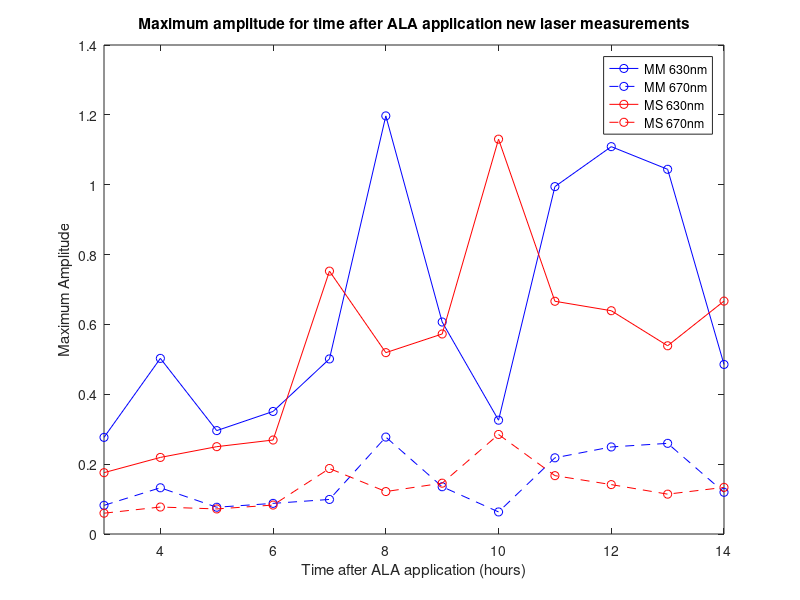
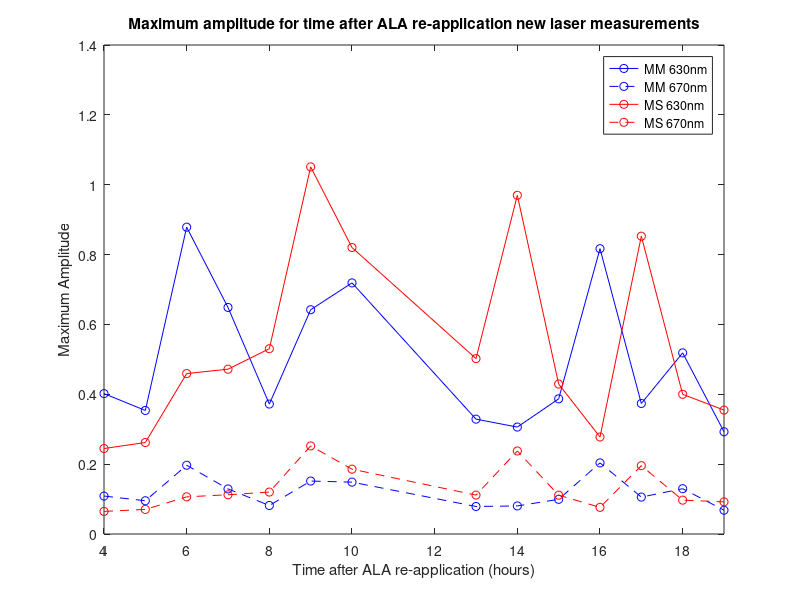
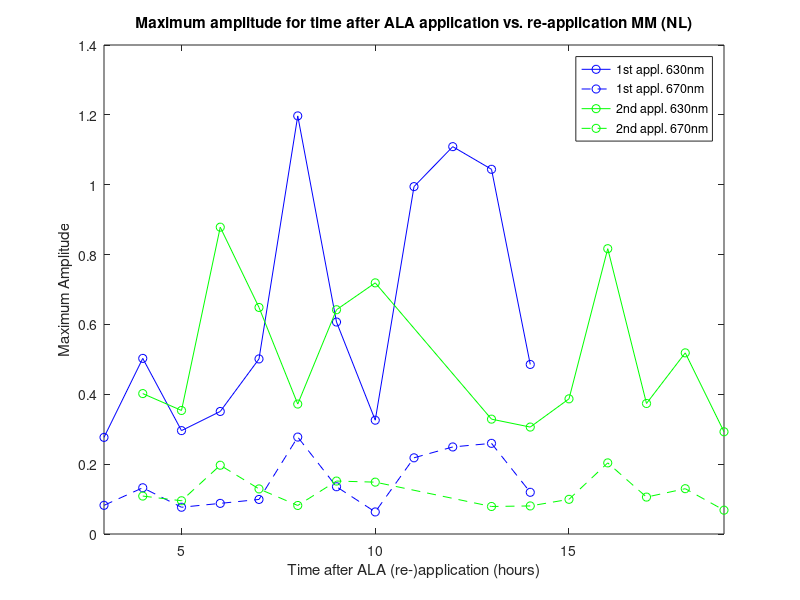
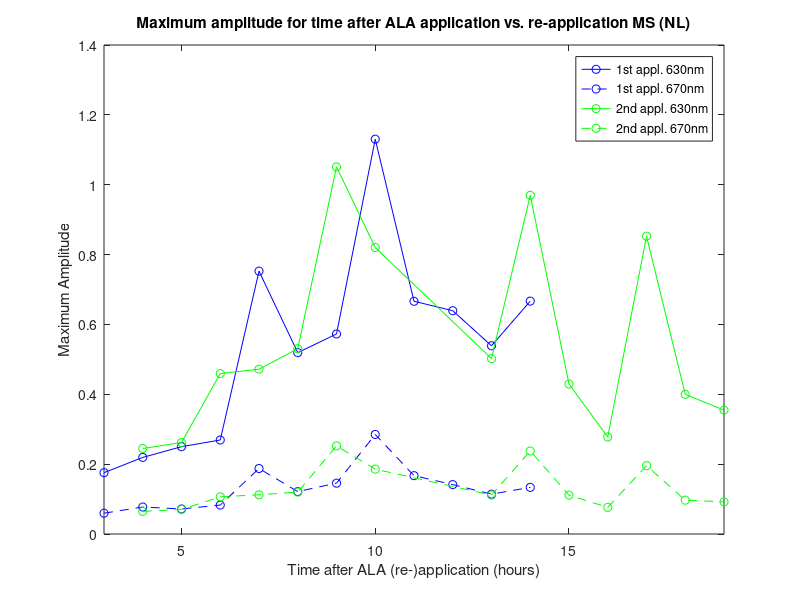

Here is the MATLAB script that generated these plots, in order: (Note: this script raises an error after producing the figures.)
%% Plotting all amplitude plots for NL measurements 
clear all
close all
clc

%% reading in saved files

% 3tm4 hours after ALA application
load('max_ALA_total_MM_630nm.mat')
load('max_ALA_total_MM_670nm.mat')
max_ALA_total_MM_630nm = max_ALA_total;
max_ALA_total_MM_670nm = max_ALA_total2;

load('max_ALA_total_MS_630nm.mat')
load('max_ALA_total_MS_670nm.mat')
max_ALA_total_MS_630nm = max_ALA_total;
max_ALA_total_MS_670nm = max_ALA_total2;

% 4tm19 hours after ALA re-application
load('max_ALA_total_MM_630nm_reapplied.mat')
load('max_ALA_total_MM_670nm_reapplied.mat')
max_ALA_total_MM_630nm_reapplied = max_ALA_total;
max_ALA_total_MM_670nm_reapplied = max_ALA_total2;

load('max_ALA_total_MS_630nm_reapplied.mat')
load('max_ALA_total_MS_670nm_reapplied.mat')
max_ALA_total_MS_630nm_reapplied = max_ALA_total;
max_ALA_total_MS_670nm_reapplied = max_ALA_total2;

% 0tm9 hours after ALA removal
load('max_ALA_total_MM_630nm_pleister1.mat')
load('max_ALA_total_MM_670nm_pleister1.mat')
max_ALA_total_MM_630nm_pleister1 = max_ALA_total;
max_ALA_total_MM_670nm_pleister1 = max_ALA_total2;

load('max_ALA_total_MS_630nm_pleister1.mat')
load('max_ALA_total_MS_670nm_pleister1.mat')
max_ALA_total_MS_630nm_pleister1 = max_ALA_total;
max_ALA_total_MS_670nm_pleister1 = max_ALA_total2;

% 0tm7 hours of background over time
load('max_ALA_total_MM_630nm_background.mat')
load('max_ALA_total_MM_670nm_background.mat')
max_ALA_total_MM_630nm_background = Max_MM_BGS_total;
max_ALA_total_MM_670nm_background = Max_MM_BGS_total2;

load('max_ALA_total_MS_630nm_background.mat')
load('max_ALA_total_MS_670nm_background.mat')
max_ALA_total_MS_630nm_background = Max_MM_BGS_total;
max_ALA_total_MS_670nm_background = Max_MM_BGS_total2;

%% Amplitudes 630nm vs. 670nm graphs

% 3tm4 hours after ALA application
time_axis = [3 4 5 6 7 8 9 10 11 12 13 14];

figure(1)
plot(time_axis, max_ALA_total_MM_630nm, '-ob', time_axis, max_ALA_total_MM_670nm, '--ob')
hold on
plot(time_axis, max_ALA_total_MS_630nm, '-or', time_axis, max_ALA_total_MS_670nm, '--or')
xlim([3 14])
legend('MM 630nm', 'MM 670nm', 'MS 630nm', 'MS 670nm')
ylabel('Maximum Amplitude')
xlabel('Time after ALA application (hours)')
title('Maximum amplitude for time after ALA application new laser measurements')

% 4tm19 hours after ALA re-application
time_axis_reapplied = [4 5 6 7 8 9 10 13 14 15 16 17 18 19];

figure(2)
plot(time_axis_reapplied, max_ALA_total_MM_630nm_reapplied, '-ob', time_axis_reapplied, max_ALA_total_MM_670nm_reapplied, '--ob')
hold on
plot(time_axis_reapplied, max_ALA_total_MS_630nm_reapplied, '-or', time_axis_reapplied, max_ALA_total_MS_670nm_reapplied, '--or')
xlim([4 19])
legend('MM 630nm', 'MM 670nm', 'MS 630nm', 'MS 670nm')
ylabel('Maximum Amplitude')
xlabel('Time after ALA re-application (hours)')
title('Maximum amplitude for time after ALA re-application new laser measurements')

% Combination after 1 application and re-application
figure(3)
plot(time_axis, max_ALA_total_MM_630nm, '-ob', time_axis, max_ALA_total_MM_670nm, '--ob')
hold on
plot(time_axis_reapplied, max_ALA_total_MM_630nm_reapplied, '-og', time_axis_reapplied, max_ALA_total_MM_670nm_reapplied, '--og')
xlim([3 19])
legend('1st appl. 630nm', '1st appl. 670nm', '2nd appl. 630nm', '2nd appl. 670nm')
ylabel('Maximum Amplitude')
xlabel('Time after ALA (re-)application (hours)')
title('Maximum amplitude for time after ALA application vs. re-application MM (NL)')

figure(4)
plot(time_axis, max_ALA_total_MS_630nm, '-ob', time_axis, max_ALA_total_MS_670nm, '--ob')
hold on
plot(time_axis_reapplied, max_ALA_total_MS_630nm_reapplied, '-og', time_axis_reapplied, max_ALA_total_MS_670nm_reapplied, '--og')
xlim([3 19])
legend('1st appl. 630nm', '1st appl. 670nm', '2nd appl. 630nm', '2nd appl. 670nm')
ylabel('Maximum Amplitude')
xlabel('Time after ALA (re-)application (hours)')
title('Maximum amplitude for time after ALA application vs. re-application MS (NL)')

% 0tm9 hours after ALA removal
time_axis_removed_MM = [0 1.3 2.25 3.25 4.167 5.25 6.08 7.08 7.92];
time_axis_removed_MS = [0 1.25 2.167 3.167 4 5.167 6 7 7.75];

figure(5)
plot(time_axis_removed_MM, max_ALA_total_MM_630nm_pleister1, '-ob', time_axis_removed_MM, max_ALA_total_MM_670nm_pleister1, '--ob')
hold on 
plot(time_axis_removed_MS, max_ALA_total_MS_630nm_pleister1, '-or', time_axis_removed_MS, max_ALA_total_MS_670nm_pleister1, '--or')
xlim([0 8])
legend('MM 630nm', 'MM 670nm', 'MS 630nm', 'MS 670nm')
ylabel('Maximum Amplitude')
xlabel('Time after ALA removal (hours)')
title('Maximum amplitude for time after ALA removal new laser measurements')

% 0tm7 hours of background over time
time_axis_background = [0 1.5 3 5 7];

figure(6)
plot(time_axis_background, max_ALA_total_MM_630nm_background, '-ob', time_axis_background, max_ALA_total_MM_670nm_background, '--ob')
hold on
plot(time_axis_background, max_ALA_total_MS_630nm_background, '-or', time_axis_background, max_ALA_total_MS_670nm_background, '--or')
xlim([0 7])
legend('MM 630nm', 'MM 670nm', 'MS 630nm', 'MS 670nm')
ylabel('Maximum Amplitude')
xlabel('Time passed(hours)')
title('Maximum amplitude backgrouond measurements (NL) over time')
%% Amplitudes vs. background barchart voorbewerkingen

% 3tm4 hours after ALA application 
    % MM
max_ALA_total_MM_630nm = [max_ALA_total_MM_630nm 0 0 0 0 0];
max_ALA_total_MM_670nm = [max_ALA_total_MM_670nm 0 0 0 0 0];
MM_BGS_630 = max_ALA_total_MM_630nm_background;
MM_BGS_670 = max_ALA_total_MM_670nm_background;
MM_BGS_630_appl = [MM_BGS_630(2) mean(MM_BGS_630(2:3)) MM_BGS_630(3) mean(MM_BGS_630(3:4)) MM_BGS_630(4) mean(MM_BGS_630(4:5)) MM_BGS_630(5) MM_BGS_630(5) MM_BGS_630(1) MM_BGS_630(2) mean(MM_BGS_630(2:3)) MM_BGS_630(3) 0 0 0 0 0];
MM_BGS_670_appl = [MM_BGS_670(2) mean(MM_BGS_670(2:3)) MM_BGS_670(3) mean(MM_BGS_670(3:4)) MM_BGS_670(4) mean(MM_BGS_670(4:5)) MM_BGS_670(5) MM_BGS_670(5) MM_BGS_670(1) MM_BGS_670(2) mean(MM_BGS_670(2:3)) MM_BGS_670(3) 0 0 0 0 0];
    % MS
max_ALA_total_MS_630nm = [max_ALA_total_MS_630nm 0 0 0 0 0];
max_ALA_total_MS_670nm = [max_ALA_total_MS_670nm 0 0 0 0 0];
MS_BGS_630 = max_ALA_total_MS_630nm_background;
MS_BGS_670 = max_ALA_total_MS_670nm_background;
MS_BGS_630_appl = [MS_BGS_630(2) mean(MS_BGS_630(2:3)) MS_BGS_630(3) mean(MS_BGS_630(3:4)) MS_BGS_630(4) mean(MS_BGS_630(4:5)) MS_BGS_630(5) MS_BGS_630(5) MS_BGS_630(1) MS_BGS_630(2) mean(MS_BGS_630(2:3)) MS_BGS_630(3) 0 0 0 0 0];
MS_BGS_670_appl = [MS_BGS_670(2) mean(MS_BGS_670(2:3)) MS_BGS_670(3) mean(MS_BGS_670(3:4)) MS_BGS_670(4) mean(MS_BGS_670(4:5)) MS_BGS_670(5) MS_BGS_670(5) MS_BGS_670(1) MS_BGS_670(2) mean(MS_BGS_670(2:3)) MS_BGS_670(3) 0 0 0 0 0];

% 4tm19 hours after ALA re-application
    %MM
max_ALA_total_MM_630nm_reapplied = [0 max_ALA_total_MM_630nm_reapplied(1:7) 0 0 max_ALA_total_MM_630nm_reapplied(8:end)];
max_ALA_total_MM_670nm_reapplied = [0 max_ALA_total_MM_670nm_reapplied(1:7) 0 0 max_ALA_total_MM_670nm_reapplied(8:end)];
MM_BGS_630_reappl = [0 mean(MM_BGS_630(2:3)) MM_BGS_630(3) mean(MM_BGS_630(3:4)) MM_BGS_630(4) mean(MM_BGS_630(4:5)) MM_BGS_630(5) MM_BGS_630(5) 0 0 mean(MM_BGS_630(2:3)) MM_BGS_630(3) mean(MM_BGS_630(3:4)) MM_BGS_630(4) mean(MM_BGS_630(4:5)) MM_BGS_630(5) MM_BGS_630(5)];
MM_BGS_670_reappl = [0 mean(MM_BGS_670(2:3)) MM_BGS_670(3) mean(MM_BGS_670(3:4)) MM_BGS_670(4) mean(MM_BGS_670(4:5)) MM_BGS_670(5) MM_BGS_670(5) 0 0 mean(MM_BGS_670(2:3)) MM_BGS_670(3) mean(MM_BGS_670(3:4)) MM_BGS_670(4) mean(MM_BGS_670(4:5)) MM_BGS_670(5) MM_BGS_670(5)];
    % MS
max_ALA_total_MS_630nm_reapplied = [0 max_ALA_total_MS_630nm_reapplied(1:7) 0 0 max_ALA_total_MS_630nm_reapplied(8:end)];
max_ALA_total_MS_670nm_reapplied = [0 max_ALA_total_MS_670nm_reapplied(1:7) 0 0 max_ALA_total_MS_670nm_reapplied(8:end)];
MS_BGS_630_reappl = [0 mean(MS_BGS_630(2:3)) MS_BGS_630(3) mean(MS_BGS_630(3:4)) MS_BGS_630(4) mean(MS_BGS_630(4:5)) MS_BGS_630(5) MS_BGS_630(5) 0 0 mean(MS_BGS_630(2:3)) MS_BGS_630(3) mean(MS_BGS_630(3:4)) MS_BGS_630(4) mean(MS_BGS_630(4:5)) MS_BGS_630(5) MS_BGS_630(5)];
MS_BGS_670_reappl = [0 mean(MS_BGS_670(2:3)) MS_BGS_670(3) mean(MS_BGS_670(3:4)) MS_BGS_670(4) mean(MS_BGS_670(4:5)) MS_BGS_670(5) MS_BGS_670(5) 0 0 mean(MS_BGS_670(2:3)) MS_BGS_670(3) mean(MS_BGS_670(3:4)) MS_BGS_670(4) mean(MS_BGS_670(4:5)) MS_BGS_670(5) MS_BGS_670(5)];

% 0tm9 hours after ALA removal
    %MM
MM_BGS_630_removed = [MM_BGS_630(1) MM_BGS_630(2) mean(MM_BGS_630(2:3)) MM_BGS_630(3) mean(MM_BGS_630(3:4)) MM_BGS_630(4) mean(MM_BGS_630(4:5)) MM_BGS_630(5) MM_BGS_630(5)];
MM_BGS_670_removed = [MM_BGS_670(1) MM_BGS_670(2) mean(MM_BGS_670(2:3)) MM_BGS_670(3) mean(MM_BGS_670(3:4)) MM_BGS_670(4) mean(MM_BGS_670(4:5)) MM_BGS_670(5) MM_BGS_670(5)];
    %MS
MS_BGS_630_removed = [MS_BGS_630(1) MS_BGS_630(2) mean(MS_BGS_630(2:3)) MS_BGS_630(3) mean(MS_BGS_630(3:4)) MS_BGS_630(4) mean(MS_BGS_630(4:5)) MS_BGS_630(5) MS_BGS_630(5)];
MS_BGS_670_removed = [MS_BGS_670(1) MS_BGS_670(2) mean(MS_BGS_670(2:3)) MS_BGS_670(3) mean(MS_BGS_670(3:4)) MS_BGS_670(4) mean(MS_BGS_670(4:5)) MS_BGS_670(5) MS_BGS_670(5)];

%% Amplitudes vs. background barchart plots. 
X = categorical({'3 uur'; '4 uur*'; '5 uur'; '6 uur*'; '7 uur'; '8 uur*'; '9 uur'; '10 uur*'; '11 uur'; '12 uur'; '13 uur*'; '14 uur'; '15 uur*'; '16 uur'; '17 uur*';'18 uur';'19 uur*'});
X = reordercats(X,{'3 uur'; '4 uur*'; '5 uur'; '6 uur*'; '7 uur'; '8 uur*'; '9 uur'; '10 uur*'; '11 uur'; '12 uur'; '13 uur*'; '14 uur'; '15 uur*'; '16 uur'; '17 uur*';'18 uur';'19 uur*'});

Y = categorical({'0 uur'; '1 uur'; '2 uur'; '3 uur'; '4 uur'; '5 uur'; '6 uur'; '7 uur'; '8 uur'});
Y = reordercats(Y, {'0 uur'; '1 uur'; '2 uur'; '3 uur'; '4 uur'; '5 uur'; '6 uur'; '7 uur'; '8 uur'});

% 3tm4 hours after ALA application
    %MM
figure(7)
b1 = bar(X, [max_ALA_total_MM_630nm' MM_BGS_630_appl'], 0.8)
ylabel('amplitude')
xlabel('time after ALA application')
legend('measured ALA signal', 'measured BG signal')
title('Maximum amplitude ALA vs. BG measurements 630nm MM')
figure(8)
b2 = bar(X, [max_ALA_total_MM_670nm' MM_BGS_670_appl'], 0.8)
ylabel('amplitude')
xlabel('time after ALA application')
legend('measured ALA signal', 'measured BG signal')
title('Maximum amplitude ALA vs. BG measurements 670nm MM')
    %MS
figure(9)
b3 = bar(X, [max_ALA_total_MS_630nm' MS_BGS_630_appl'], 0.8)
ylabel('amplitude')
xlabel('time after ALA application')
legend('measured ALA signal', 'measured BG signal')
title('Maximum amplitude ALA vs. BG measurements 630nm MS')
figure(10)
b4 = bar(X, [max_ALA_total_MS_670nm' MS_BGS_670_appl'], 0.8)
ylabel('amplitude')
xlabel('time after ALA application')
legend('measured ALA signal', 'measured BG signal')
title('Maximum amplitude ALA vs. BG measurements 670nm MS')

% 4tm19 hours after ALA re-application
    %MM
figure(11)
b5 = bar(X, [max_ALA_total_MM_630nm_reapplied' MM_BGS_630_reappl'], 0.8)
ylabel('amplitude')
xlabel('time after ALA re-application')
legend('measured ALA signal', 'measured BG signal')
title('Maximum amplitude ALA vs. BG measurements reapplied 630nm MM')
figure(12)
b6 = bar(X, [max_ALA_total_MM_670nm_reapplied' MM_BGS_670_reappl'], 0.8)
ylabel('amplitude')
xlabel('time after ALA re-application')
legend('measured ALA signal', 'measured BG signal')
title('Maximum amplitude ALA vs. BG measurements reapplied 670nm MM')
    %MS
figure(13)
b7 = bar(X, [max_ALA_total_MS_630nm_reapplied' MS_BGS_630_reappl'], 0.8)
ylabel('amplitude')
xlabel('time after ALA re-application')
legend('measured ALA signal', 'measured BG signal')
title('Maximum amplitude ALA vs. BG measurements reapplied 630nm MS')
figure(14)
b8 = bar(X, [max_ALA_total_MS_670nm_reapplied' MS_BGS_670_reappl'], 0.8)
ylabel('amplitude')
xlabel('time after ALA re-application')
legend('measured ALA signal', 'measured BG signal')
title('Maximum amplitude ALA vs. BG measurements reapplied 670nm MS')

% 0tm9 hours after ALA removal
    %MM
figure(15)
b9 = bar(Y, [max_ALA_total_MM_630nm_pleister1' MM_BGS_630_removed'], 0.8)
ylabel('amplitude')
xlabel('time after ALA removal')
legend('measured ALA signal', 'measured BG signal')
title('Maximum amplitude ALA vs. BG measurements after ALA removal 630nm MM')
figure(16)
b10 = bar(Y, [max_ALA_total_MM_670nm_pleister1' MM_BGS_670_removed'], 0.8)
ylabel('amplitude')
xlabel('time after ALA removal')
legend('measured ALA signal', 'measured BG signal')
title('Maximum amplitude ALA vs. BG measurements after ALA removal 670nm MM')
    %MS
figure(17)
b11 = bar(Y, [max_ALA_total_MS_630nm_pleister1' MS_BGS_630_removed'], 0.8)
ylabel('amplitude')
xlabel('time after ALA removal')
legend('measured ALA signal', 'measured BG signal')
title('Maximum amplitude ALA vs. BG measurements after ALA removal 630nm MS')
figure(18)
b12 = bar(Y, [max_ALA_total_MS_670nm_pleister1' MS_BGS_670_removed'], 0.8)
ylabel('amplitude')
xlabel('time after ALA removal')
legend('measured ALA signal', 'measured BG signal')
title('Maximum amplitude ALA vs. BG measurements after ALA removal 670nm MS')


